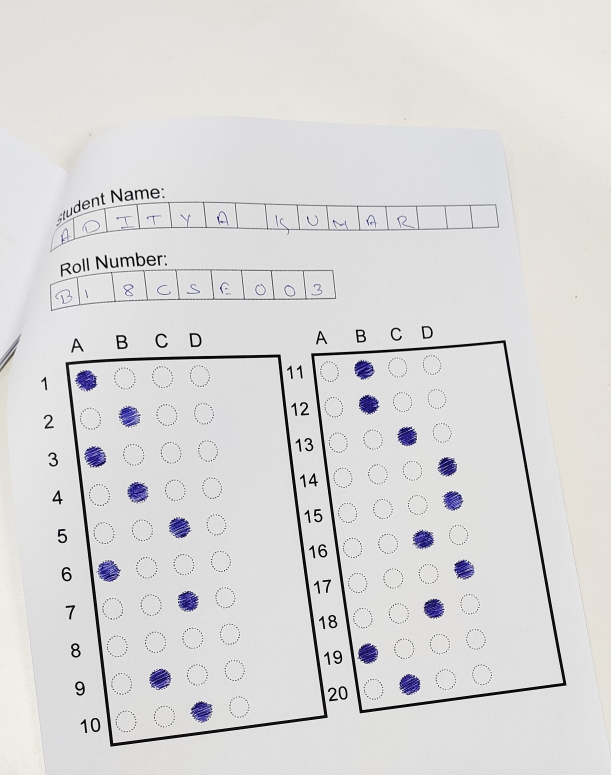
#> input picture errors/image_312.jpg, 1833 x 2324 px, given in place of image_1.jpg, which was not available (shown at 1/3 size)
$ python box_detection.py
#> lines starting #> are read from the running program, lines starting #| are printed output that depends on the picture; after the words box and inside, x2 and y2 are one past the last pixel; in counts of white or black regions, pixels touching at a corner belong together; pictures that were not available may be replaced by others from this repository, and a replacement may not be noted
### pyimagesearch/transform.py
# import the necessary packages
import numpy as np
import cv2

def order_points(pts):
	# initialzie a list of coordinates that will be ordered
	# such that the first entry in the list is the top-left,
	# the second entry is the top-right, the third is the
	# bottom-right, and the fourth is the bottom-left
	rect = np.zeros((4, 2), dtype = "float32")

	# the top-left point will have the smallest sum, whereas
	# the bottom-right point will have the largest sum
	s = pts.sum(axis = 1)
	rect[0] = pts[np.argmin(s)]
	rect[2] = pts[np.argmax(s)]

	# now, compute the difference between the points, the
	# top-right point will have the smallest difference,
	# whereas the bottom-left will have the largest difference
	diff = np.diff(pts, axis = 1)
	rect[1] = pts[np.argmin(diff)]
	rect[3] = pts[np.argmax(diff)]

	# return the ordered coordinates
	return rect

def four_point_transform(image, pts):
	# obtain a consistent order of the points and unpack them
	# individually
	rect = order_points(pts)
	(tl, tr, br, bl) = rect

	# compute the width of the new image, which will be the
	# maximum distance between bottom-right and bottom-left
	# x-coordiates or the top-right and top-left x-coordinates
	widthA = np.sqrt(((br[0] - bl[0]) ** 2) + ((br[1] - bl[1]) ** 2))
	widthB = np.sqrt(((tr[0] - tl[0]) ** 2) + ((tr[1] - tl[1]) ** 2))
	maxWidth = max(int(widthA), int(widthB))

	# compute the height of the new image, which will be the
	# maximum distance between the top-right and bottom-right
	# y-coordinates or the top-left and bottom-left y-coordinates
	heightA = np.sqrt(((tr[0] - br[0]) ** 2) + ((tr[1] - br[1]) ** 2))
	heightB = np.sqrt(((tl[0] - bl[0]) ** 2) + ((tl[1] - bl[1]) ** 2))
	maxHeight = max(int(heightA), int(heightB))

	# now that we have the dimensions of the new image, construct
	# the set of destination points to obtain a "birds eye view",
	# (i.e. top-down view) of the image, again specifying points
	# in the top-left, top-right, bottom-right, and bottom-left
	# order
	dst = np.array([
		[0, 0],
		[maxWidth - 1, 0],
		[maxWidth - 1, maxHeight - 1],
		[0, maxHeight - 1]], dtype = "float32")

	# compute the perspective transform matrix and then apply it
	M = cv2.getPerspectiveTransform(rect, dst)
	warped = cv2.warpPerspective(image, M, (maxWidth, maxHeight))

	# return the warped image
	return warped

### box_detection.py
import cv2
import numpy as np
import os
# from transform_example import transfer
from pyimagesearch.transform import four_point_transform
from connected_component import components
from image_regg import registration

def sort_contours(cnts, method="left-to-right"):
    # initialize the reverse flag and sort index
    reverse = False
    i = 0

    # handle if we need to sort in reverse
    if method == "right-to-left" or method == "bottom-to-top":
        reverse = True

    # handle if we are sorting against the y-coordinate rather than
    # the x-coordinate of the bounding box
    if method == "top-to-bottom" or method == "bottom-to-top":
        i = 1

    # construct the list of bounding boxes and sort them from top to
    # bottom
    boundingBoxes = [cv2.boundingRect(c) for c in cnts]
    (cnts, boundingBoxes) = zip(*sorted(zip(cnts, boundingBoxes),
                                        key=lambda b: b[1][i], reverse=reverse))

    # return the list of sorted contours and bounding boxes
    return (cnts, boundingBoxes)

def box_extraction(img_for_box_extraction_path, cropped_dir_path):

    img = cv2.imread(img_for_box_extraction_path, 0)  # Read the image
    img2 = cv2.imread(img_for_box_extraction_path, 0)
    img3 = cv2.imread(img_for_box_extraction_path, 0)
    font = cv2.FONT_HERSHEY_COMPLEX
    # img = cv2.blur(img,(10,10))
    (thresh, img_bin) = cv2.threshold(img, 128, 255,
                                      cv2.THRESH_BINARY | cv2.THRESH_OTSU)  # Thresholding the image
    img_bin = 255-img_bin  # Invert the image

    # img = np.full((100,80,3), 12, np.uint8)


    # threshold image
    # ret, threshed_img = cv2.threshold(cv2.cvtColor(img, cv2.COLOR_BGR2GRAY),
                    # 127, 255, cv2.THRESH_BINARY)
    img = cv2.blur(img,(20,20))

    cv2.imwrite("Methodology/Image_bin.jpg",img_bin)

    # Defining a kernel length
    kernel_length = np.array(img).shape[1]//400

    # A verticle kernel of (1 X kernel_length), which will detect all the verticle lines from the image.
    verticle_kernel = cv2.getStructuringElement(cv2.MORPH_RECT, (1, kernel_length))
    # A horizontal kernel of (kernel_length X 1), which will help to detect all the horizontal line from the image.
    hori_kernel = cv2.getStructuringElement(cv2.MORPH_RECT, (kernel_length, 1))
    # A kernel of (3 X 3) ones.
    kernel = cv2.getStructuringElement(cv2.MORPH_RECT, (3, 3))

    # Morphological operation to detect verticle lines from an image
    img_temp1 = cv2.erode(img_bin, verticle_kernel, iterations=3)
    verticle_lines_img = cv2.dilate(img_temp1, verticle_kernel, iterations=3)
    cv2.imwrite("Methodology/verticle_lines.jpg",verticle_lines_img)

    # Morphological operation to detect horizontal lines from an image
    img_temp2 = cv2.erode(img_bin, hori_kernel, iterations=3)
    horizontal_lines_img = cv2.dilate(img_temp2, hori_kernel, iterations=3)
    cv2.imwrite("Methodology/horizontal_lines.jpg",horizontal_lines_img)

    # Weighting parameters, this will decide the quantity of an image to be added to make a new image.
    alpha = 0.50
    beta = 1.0 - alpha
    # This function helps to add two image with specific weight parameter to get a third image as summation of two image.
    img_final_bin = cv2.addWeighted(verticle_lines_img, alpha, horizontal_lines_img, beta, 0.0)
    img_final_bin = cv2.erode(~img_final_bin, kernel, iterations=2)
    (thresh, img_final_bin) = cv2.threshold(img_final_bin, 128, 255, cv2.THRESH_BINARY | cv2.THRESH_OTSU)

    # For Debugging
    # Enable this line to see verticle and horizontal lines in the image which is used to find boxes
    cv2.imwrite("Methodology/img_final_bin.jpg",img_final_bin)
    # Find contours for image, which will detect all the boxes
    contours, hierarchy = cv2.findContours(
        img_final_bin, cv2.RETR_TREE, cv2.CHAIN_APPROX_NONE)
    # print(len(contours))
    # Sort all the contours by top to bottom.
    (contours, boundingBoxes) = sort_contours(contours, method="left-to-right")

    x1=-100
    y1=0
    # check=0
    idx = 0
    for c in contours:
        # if check!=3:
            # Returns the location and width,height for every contour
            x, y, w, h = cv2.boundingRect(c)
            # check+=1


            # if ((x==x1)):

            # if(cv2.contourArea(c)>50):
            if ((x>(x1+100))): #outer
                if (w > 400 and h > 600 and h>(1.3*w) ):
                # if ((x<(x1+50))): #inner
                    idx += 1

                    # [13 lines of commented-out code are left out]


                    itr=0

                    approx = cv2.approxPolyDP(c, 0.009 * cv2.arcLength(c, True), True)

# draws boundary of contours.
                    cv2.drawContours(img3, [approx], 0, (0, 0, 255), 5)

                    # Used to flatted the array containing
                    # the co-ordinates of the vertices.
                    nq = approx.ravel()
                    iq = 0

                    for jq in nq :
                        if(iq % 2 == 0):
                            xq = nq[iq]
                            yq = nq[iq + 1]

                    # String containing the co-ordinates.
                            string = str(xq) + " " + str(yq)

                    #if(i == 0):
                    # text on topmost co-ordinate.
                    # cv2.putText(img2, "Arrow tip", (x, y),
                    # font, 0.5, (255, 0, 0))
                    #else:
                    # text on remaining co-ordinates.
                            cv2.putText(img3, string, (xq, yq),
                            font, 0.5, (255, 255, 0))

                            if(itr==1):
                                # xq=xq-16
                                # yq=yq-16
                                extTop="(%s, %s)" %(xq, yq)
                            if(itr==2):
                                # xq=xq+16
                                # yq=yq-16
                                extRight="(%s, %s)" %(xq, yq)
                            if(itr==3):
                                # xq=xq+16
                                # yq=yq+16
                                extBot="(%s, %s)" %(xq, yq)
                            if(itr==0):
                                # xq=xq-16
                                # yq=yq+16
                                extLeft="(%s, %s)" %(xq, yq)

                            itr = itr + 1

                            # print(xq, yq)
                        iq = iq + 1

                    # Showing the final image.

                    # cv2.imwrite('image2.png', img3)

                    coords="[%s, %s, %s, %s]" %(extTop,extRight,extBot,extLeft)


                    # [38 lines of commented-out code are left out]

                    pts = np.array(eval(coords), dtype = "float32")


                    new_img = four_point_transform(img2,pts)
                    cv2.imwrite(cropped_dir_path+str(idx) + '.png', new_img)
                    # [17 lines of commented-out code are left out]
                    x1=x  #outer
                    # [55 lines of commented-out code are left out]

dirname = "RUN"
os.mkdir(dirname)

dirname = "RUN/test15"
os.mkdir(dirname)
for j in range(1, 68):
    dirname =("RUN/test15/Cropped"+ str(j))
    os.mkdir(dirname)

dirname = "RUN/result"
os.mkdir(dirname)

for j in range(1, 68):
    dirname =("RUN/result/resultt"+ str(j))
    os.mkdir(dirname)

# box_extraction("set/image_"+".jpg", "")

dirname = "RUN/answer"
os.mkdir(dirname)

dirname = "RUN/answer/blank"
os.mkdir(dirname)

dirname = "RUN/answer/answerkey"
os.mkdir(dirname)

# box_extraction("set/image_"+str("0")+".jpg", "./RUN/answer/answerkey/")
# box_extraction("set/image_"+str("001")+".jpg", "./RUN/answer/blank/")

for j in range(1,68):
    if((j!=26)and(j!=48)):
        box_extraction("set/image_"+str(j)+".jpg", "./RUN/test15/Cropped"+str(j)+"/")
#> in box_extraction, `(thresh, img_bin) = cv2.threshold(img, 128, 255, cv2.THRESH_BINARY | c..`:
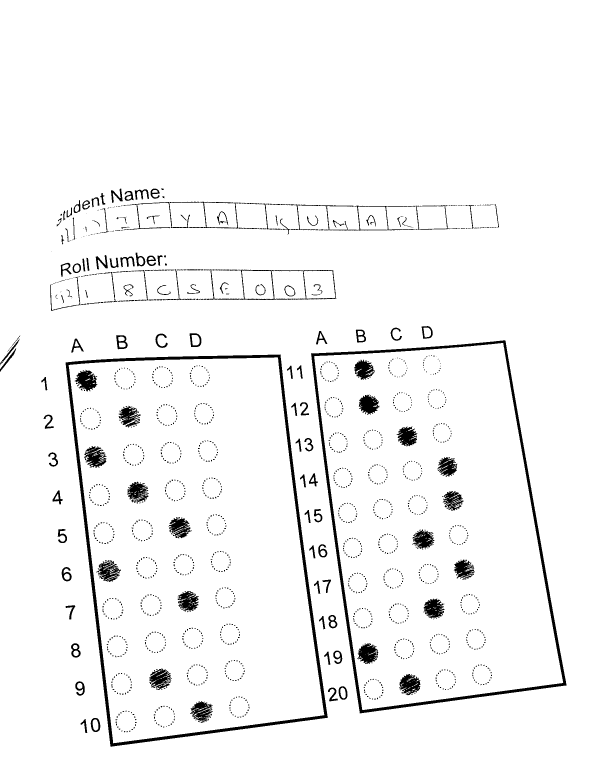
#> img_bin: shape (2324, 1833) (shown at 1/3 size); 96.3% white; 1789 black regions (1587 under 20 px), largest, box (x1, y1, x2, y2) and area: (197, 1063, 983, 2240) 31761, (933, 1021, 1700, 2140) 27628, (224, 1109, 292, 1174) 2571
#> in box_extraction, `(thresh, img_bin) = cv2.threshold(img, 128, 255, cv2.THRESH_BINARY | c..`: thresh = 135
#> in box_extraction, `img_bin = 255-img_bin`:
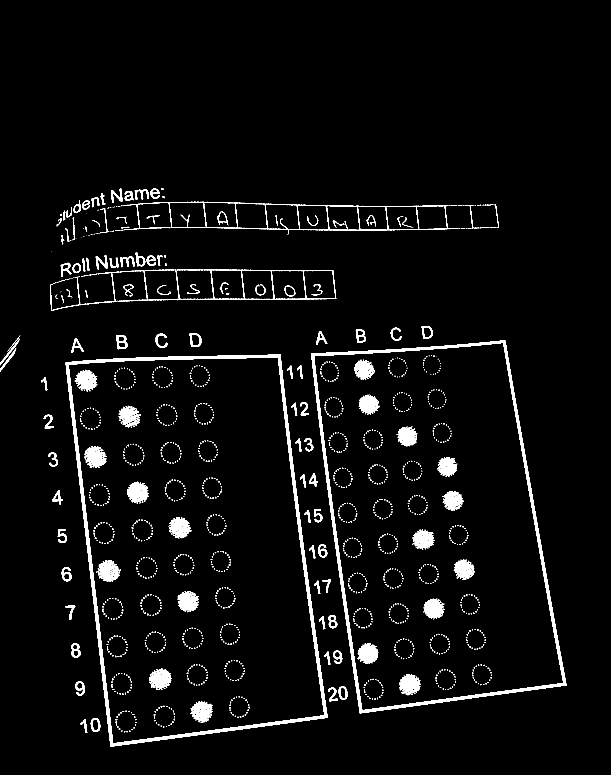
#> img_bin: shape (2324, 1833) (shown at 1/3 size); 3.7% white; 1789 white regions (1587 under 20 px), largest, box (x1, y1, x2, y2) and area: (197, 1063, 983, 2240) 31761, (933, 1021, 1700, 2140) 27628, (224, 1109, 292, 1174) 2571
#> in box_extraction, `verticle_lines_img = cv2.dilate(img_temp1, verticle_kernel, iterations..`:
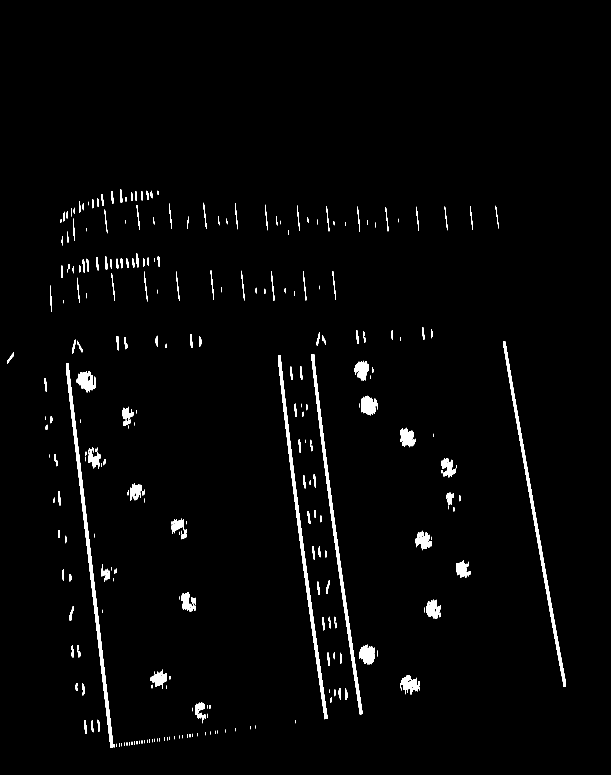
#> verticle_lines_img: shape (2324, 1833) (shown at 1/3 size); 2% white; 334 white regions (84 under 20 px), largest, box (x1, y1, x2, y2) and area: (198, 1089, 340, 2243) 10744, (834, 1066, 982, 2158) 9789, (934, 1063, 1087, 2143) 9258
#> in box_extraction, `horizontal_lines_img = cv2.dilate(img_temp2, hori_kernel, iterations=3)`:
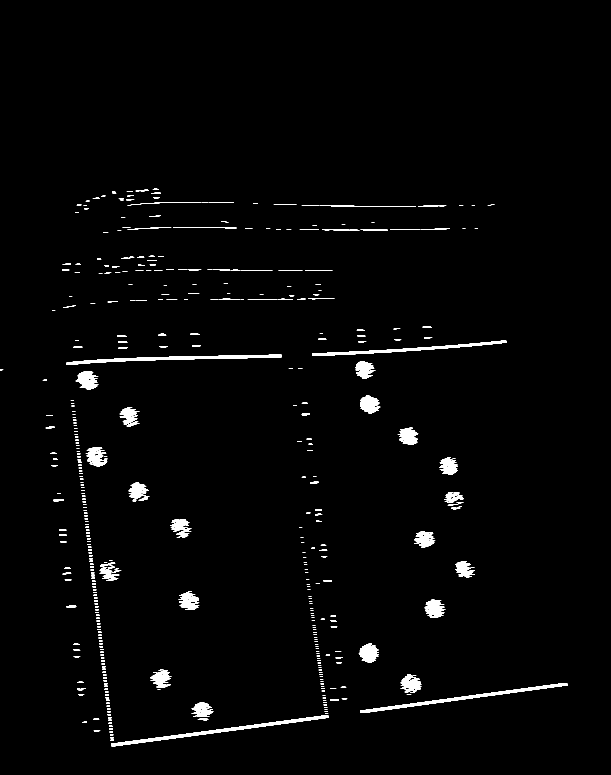
#> horizontal_lines_img: shape (2324, 1833) (shown at 1/3 size); 1.7% white; 488 white regions (132 under 20 px), largest, box (x1, y1, x2, y2) and area: (333, 2146, 986, 2239) 5910, (200, 1064, 845, 1095) 5610, (1081, 2049, 1703, 2139) 5425
#> in box_extraction, `(thresh, img_final_bin) = cv2.threshold(img_final_bin, 128, 255, cv2.T..`:
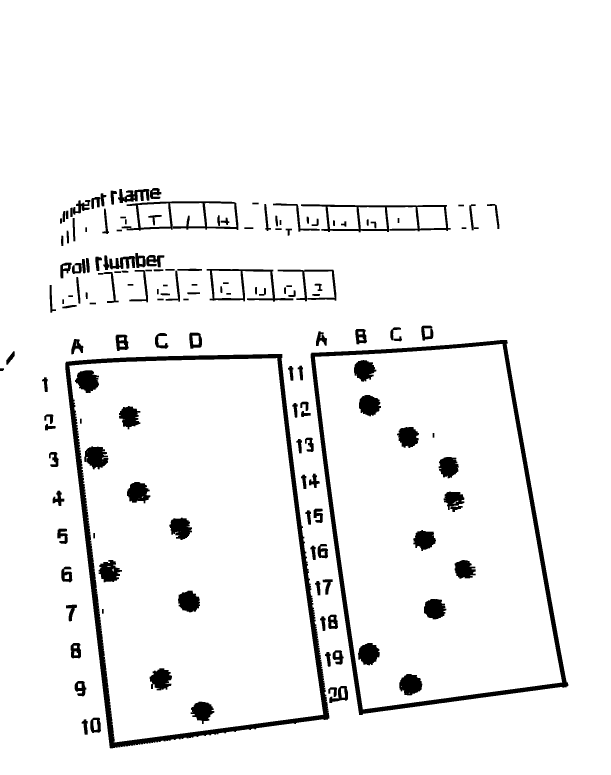
#> img_final_bin: shape (2324, 1833) (shown at 1/3 size); 94.6% white; 160 black regions
#> in box_extraction, `(thresh, img_final_bin) = cv2.threshold(img_final_bin, 128, 255, cv2.T..`: thresh = 127
#> in box_extraction, `contours, hierarchy = cv2.findContours( img_final_bin, cv2.RETR_TREE, ..`: contours = 206 contours, 17 with area under 20; largest, box (x1, y1, x2, y2) and area: (0, 0, 1833, 2324) 4255637, (195, 1061, 989, 2246) 745330, (208, 1074, 970, 2227) 689250, (931, 1019, 1706, 2146) 656493, (945, 1032, 1687, 2128) 610518
#> in sort_contours, `boundingBoxes = [cv2.boundingRect(c) for c in cnts]`: boundingBoxes = 206 items, first 6: (0, 0, 1833, 2324), (244, 2157, 20, 48), (270, 2152, 34, 48), (280, 2160, 13, 30), (984, 2061, 28, 31), (987, 2057, 58, 53)
#> in sort_contours, `(cnts, boundingBoxes) = zip(*sorted(zip(cnts, boundingBoxes), key=lamb..`: cnts has the same summary as contours in box_extraction; boundingBoxes = 206 items, first 6: (0, 0, 1833, 2324), (18, 1053, 27, 42), (125, 1131, 19, 46), (132, 1242, 29, 31), (134, 1271, 34, 21), (146, 1355, 31, 47)
#> the loop in box_extraction, `for c in contours:` made 206 passes
#> (x, y, w, h, idx, nq) on pass 19: (195, 1061, 794, 1185, 1, [846, 1061, 988, 2155, 330, 2245, 195, 1088])
#> after the loop in box_extraction, `for c in contours:`:
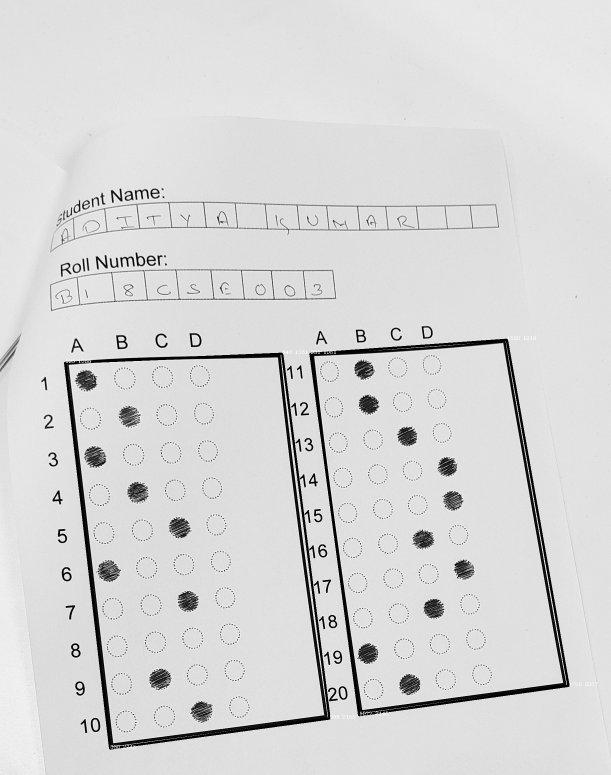
#> img3: shape (2324, 1833) (shown at 1/3 size); min 0, max 255, mean 215.4
#> after the loop in box_extraction, `for c in contours:`:
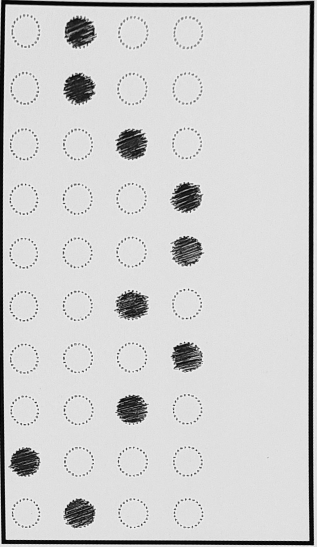
#> new_img: shape (1093, 634) (shown at 1/2 size); min 0, max 253, mean 208.1
#> after the loop in box_extraction, `for c in contours:`: idx = 2; iq = 8; itr = 4; x1 = 931
#> pass 2 of the loop `for j in range(1,68):`:
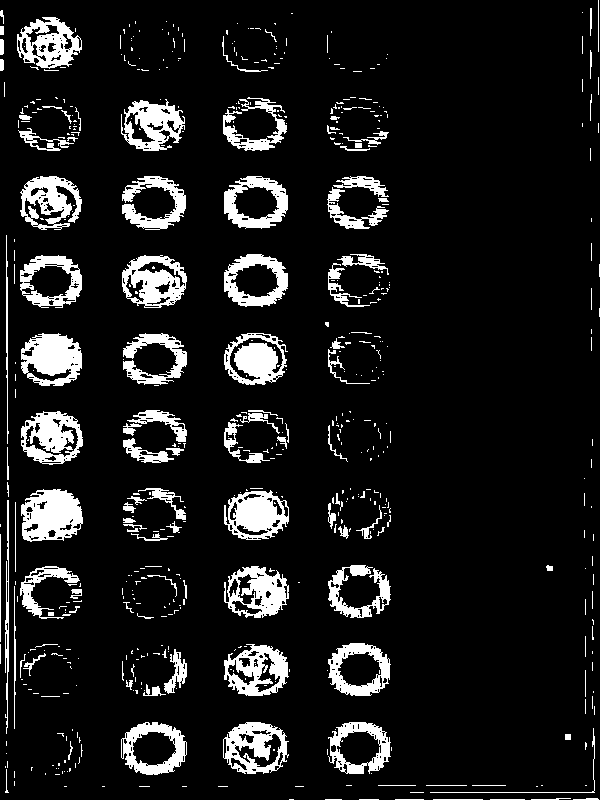
#> input picture result.png, 600 x 800 px, given in place of image_2.jpg, which was not available
#> font = 3
#> in box_extraction (call 2), `(thresh, img_bin) = cv2.threshold(img, 128, 255, cv2.THRESH_BINARY | c..`: thresh = 0
#> in box_extraction (call 2), `img = cv2.blur(img,(20,20))`:
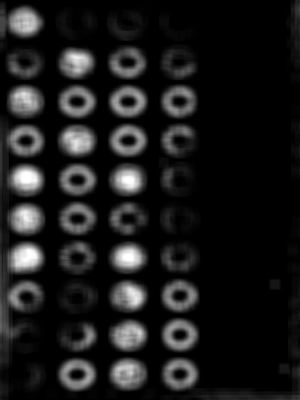
#> img: shape (800, 600) (shown at 1/2 size); min 0, max 255, mean 27.2
#> verticle_kernel = [1]
#> kernel = [[1, 1, 1], [1, 1, 1], [1, 1, 1]]
#> in box_extraction (call 2), `img_final_bin = cv2.erode(~img_final_bin, kernel, iterations=2)`:
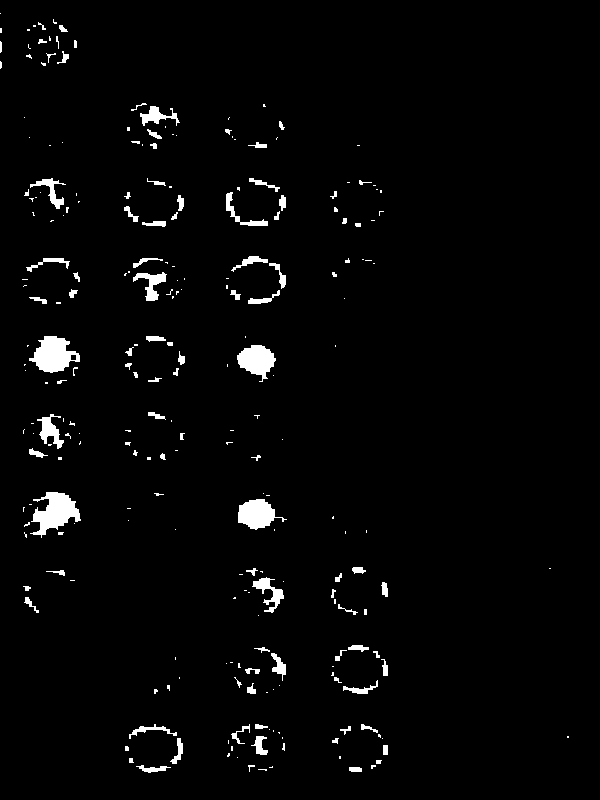
#> img_final_bin: shape (800, 600); 2.5% white; 246 white regions (151 under 20 px)
#> contours = 247 contours, 187 with area under 20; largest, box (x1, y1, x2, y2) and area: (30, 492, 81, 538) 1096, (29, 336, 80, 373) 1082, (238, 499, 287, 530) 813, (237, 345, 276, 382) 806, (37, 414, 64, 449) 340
#> in sort_contours (call 2), `(cnts, boundingBoxes) = zip(*sorted(zip(cnts, boundingBoxes), key=lamb..`: cnts has the same summary as contours in box_extraction; boundingBoxes = 247 items, first 6: (0, 61, 2, 8), (0, 41, 2, 12), (0, 28, 2, 5), (0, 13, 1, 1), (22, 279, 6, 1), (23, 586, 8, 5)
#> the loop in box_extraction (call 2), `for c in contours:` made 247 passes
#> after the loop in box_extraction (call 2), `for c in contours:`: idx = 0; x1 = -100
#> (the run stopped early here; a loop or call above may not have finished)
